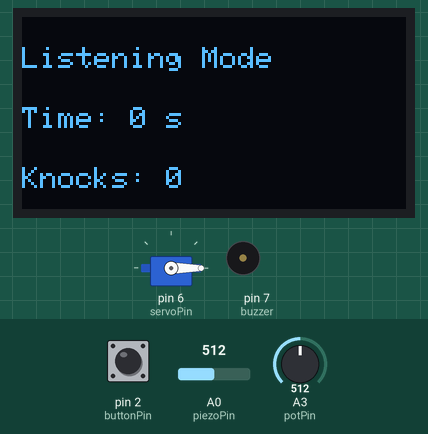
The sketch below on a simulated Arduino Uno, built with avr-gcc and run on an emulated ATmega328P. Shown: servo, 128×64 one-colour display, buzzer (waves = sounding). Inputs (shaded band) come from the test bench; at power-on: pin 2 (buttonPin) HIGH, A0 (piezoPin) = 512, A3 (potPin) = 512. What the sketch prints to the serial monitor is not drawn.

Above: at 1.1 s.
At 17.4 s:
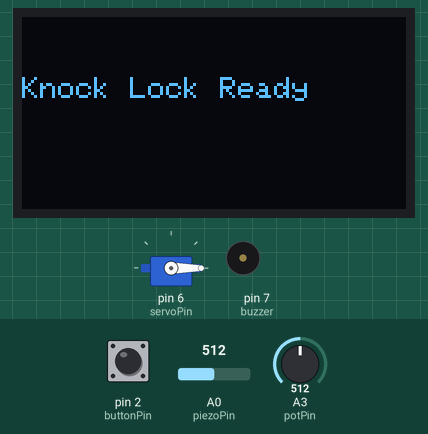
17.5 s: pin 2 (buttonPin) pulled LOW for 0.15 s
At 28.4 s:
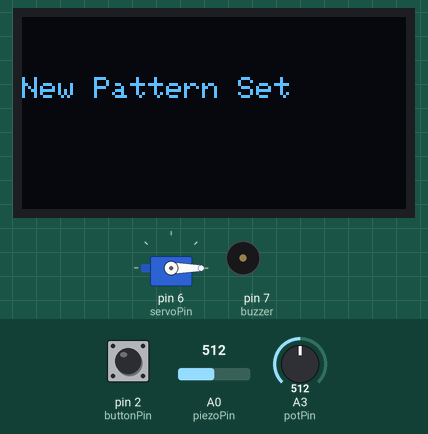
29.1 s: pin 2 (buttonPin) pulled LOW for 1 s
At 30.0 s:
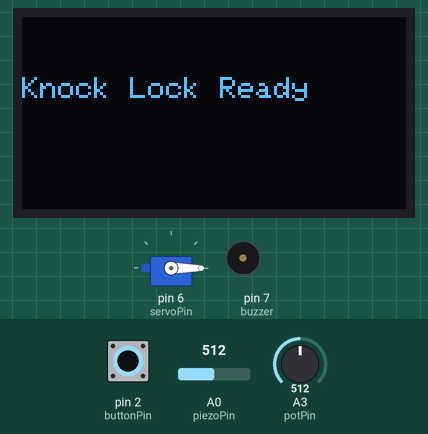
31.6 s: pin 2 (buttonPin) pulled LOW for 3.2 s
At 32.4 s:
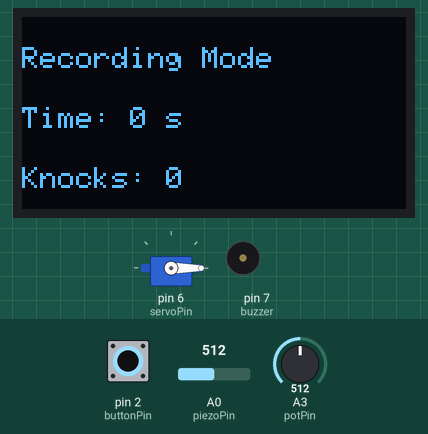
Timing chart, 0 to 34.6 s (numbered marks = the images above; inputs shaded):
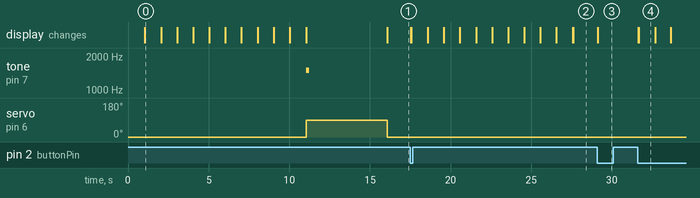

The sketch:

knock.ino
```cpp
#include <SPI.h>
#include <Adafruit_GFX.h>
#include <Adafruit_SSD1306.h>
#include <Servo.h>

#define SCREEN_WIDTH 128
#define SCREEN_HEIGHT 64

#define OLED_DC 9
#define OLED_CS 8
#define OLED_RESET 10

Adafruit_SSD1306 display(SCREEN_WIDTH, SCREEN_HEIGHT, &SPI, OLED_DC, OLED_RESET, OLED_CS);
Servo lockServo;

// Pins
int piezoPin = A0;
int potPin = A3;
int buzzer = 7;
int buttonPin = 2;   // button, one pin to GND
int servoPin = 6;

// Pattern variables
const int maxKnocks = 10;
float secretPattern[maxKnocks] = {1.0, 3.0, 5.0, 0,0,0,0,0,0,0}; // default example
float inputPattern[maxKnocks];

int knockThreshold = 10000;     // higher = stronger tap needed
int releaseThreshold = 150;   // must fall below to reset knockState
unsigned long lastKnockTime = 0;
int debounceTime = 1000;      // 1 second lockout per knock
bool knockState = false;      // avoid multiple counts from one knock

bool lastButtonState = HIGH;

// ----- STATE MACHINE -----
enum LockState { READY, LISTENING, RECORDING, NEW_PATTERN };
LockState currentState = READY;

// ----- SETUP -----
void setup() {
  Serial.begin(9600);

  pinMode(buzzer, OUTPUT);
  pinMode(buttonPin, INPUT_PULLUP);

  lockServo.attach(servoPin);
  lockServo.write(0);

  display.begin(SSD1306_SWITCHCAPVCC);
  display.clearDisplay();
  display.setTextSize(1);
  display.setTextColor(WHITE);
  displayKnockReady();

  lastButtonState = digitalRead(buttonPin);
}

// ----- LOOP -----
void loop() {
  int potVal = analogRead(potPin);
  knockThreshold = map(potVal, 0, 1023, 160, 300); // optional sensitivity

  // ----- BUTTON EDGE DETECTION -----
  bool currentButtonState = digitalRead(buttonPin);
  if(lastButtonState == HIGH && currentButtonState == LOW) {
      if(currentState == READY) {
          // start recording
          currentState = RECORDING;
          displayRecording();
          recordKnockPattern();
          currentState = NEW_PATTERN;
          displayNewPattern();
      } else if(currentState == NEW_PATTERN) {
          // return to READY after new pattern set
          currentState = READY;
          displayKnockReady();
      }
  }
  lastButtonState = currentButtonState;

  int sensorValue = analogRead(piezoPin);

  // ----- KNOCK DETECTION -----
  if(currentState == READY) {
      if(sensorValue > knockThreshold && !knockState && (millis() - lastKnockTime) > debounceTime) {
          Serial.println("Knock detected!");
          knockState = true;
          lastKnockTime = millis();
          currentState = LISTENING;
          listenToKnock();    // 10-second listening
          currentState = READY; // return to default
      }
  }

  if(sensorValue < releaseThreshold && knockState) knockState = false;
}

// ----- DISPLAY FUNCTIONS -----
void displayKnockReady() {
  display.clearDisplay();
  display.setCursor(0,20);
  display.println("Knock Lock Ready");
  display.display();
}

void displayRecording() {
  display.clearDisplay();
  display.setCursor(0,20);
  display.println("Recording Mode");
  display.display();
}

void displayNewPattern() {
  display.clearDisplay();
  display.setCursor(0,20);
  display.println("New Pattern Set");
  display.display();
}

// ----- LISTEN FOR KNOCK PATTERN -----
void listenToKnock() {
  unsigned long startTime = millis();
  int knockCount = 0;

  while(millis() - startTime < 10000 && knockCount < maxKnocks) {  // 10s listening
      int sensorValue = analogRead(piezoPin);
      unsigned long elapsed = millis() - startTime;
      int seconds = elapsed / 1000;

      // Update OLED
      display.clearDisplay();
      display.setCursor(0,10);
      display.println("Listening Mode");
      display.setCursor(0,30);
      display.print("Time: ");
      display.print(seconds);
      display.print(" s");
      display.setCursor(0,50);
      display.print("Knocks: ");
      display.println(knockCount);
      display.display();

      // Detect knock
      if(sensorValue > knockThreshold && !knockState && (millis() - lastKnockTime) > debounceTime) {
          float knockTime = (millis() - startTime) / 1000.0; // seconds
          inputPattern[knockCount] = knockTime;
          knockCount++;
          Serial.print("Knock at ");
          Serial.print(knockTime);
          Serial.println(" seconds");
          tone(buzzer, 2000, 100);
          knockState = true;
          lastKnockTime = millis();
      }

      if(sensorValue < releaseThreshold && knockState) knockState = false;
  }

  // ----- VALIDATE PATTERN -----
  if(validatePattern(knockCount)) {
      display.clearDisplay();
      display.setCursor(0,20);
      display.println("Access Granted");
      display.display();
      tone(buzzer, 1500, 200);
      unlockDoor();
  } else {
      display.clearDisplay();
      display.setCursor(0,20);
      display.println("Wrong Pattern");
      display.display();
      for(int i=0;i<3;i++){
          tone(buzzer, 500, 150);
          delay(200);
      }
      delay(1000);
      displayKnockReady();
  }
}

// ----- VALIDATE KNOCK PATTERN -----
bool validatePattern(int knocks) {
  float tolerance = 0.5;  // seconds
  for(int i=0;i<knocks;i++){
      if(abs(secretPattern[i]-inputPattern[i]) > tolerance) return false;
  }
  return true;
}

// ----- RECORD NEW PATTERN -----
void recordKnockPattern() {
  unsigned long startTime = millis();
  int knockCount = 0;

  while(knockCount < maxKnocks) {
      int sensorValue = analogRead(piezoPin);
      unsigned long elapsed = millis() - startTime;
      int seconds = elapsed / 1000;

      // OLED update
      display.clearDisplay();
      display.setCursor(0,10);
      display.println("Recording Mode");
      display.setCursor(0,30);
      display.print("Time: ");
      display.print(seconds);
      display.print(" s");
      display.setCursor(0,50);
      display.print("Knocks: ");
      display.println(knockCount);
      display.display();

      if(sensorValue > knockThreshold && !knockState && (millis() - lastKnockTime) > debounceTime) {
          float knockTime = (millis() - startTime) / 1000.0;
          secretPattern[knockCount] = knockTime;
          knockCount++;
          Serial.print("Recorded knock at ");
          Serial.print(knockTime);
          Serial.println(" seconds");
          tone(buzzer, 2000, 100);
          knockState = true;
          lastKnockTime = millis();
      }

      if(sensorValue < releaseThreshold && knockState) knockState = false;

      // Stop after 10s max or 10s inactivity
      if(seconds >= 10) break;
      if(millis() - lastKnockTime > 10000 && knockCount > 0) break;
  }
}

// ----- SERVO CONTROL -----
void unlockDoor() {
  lockServo.write(90);
  delay(5000);
  lockServo.write(0);
  displayKnockReady();
}
```

Measured:
- after the input at 17.5 s, the display: first changes at once (image 2 shows a later state)
- after the input at 29.1 s, the display: changes at once (image 3)
- after the input at 31.6 s, the display: first changes at once (image 4 shows a later state)
- what the display in image 0 shows lasts 1.1 s, from 1.0 s to 2.1 s
